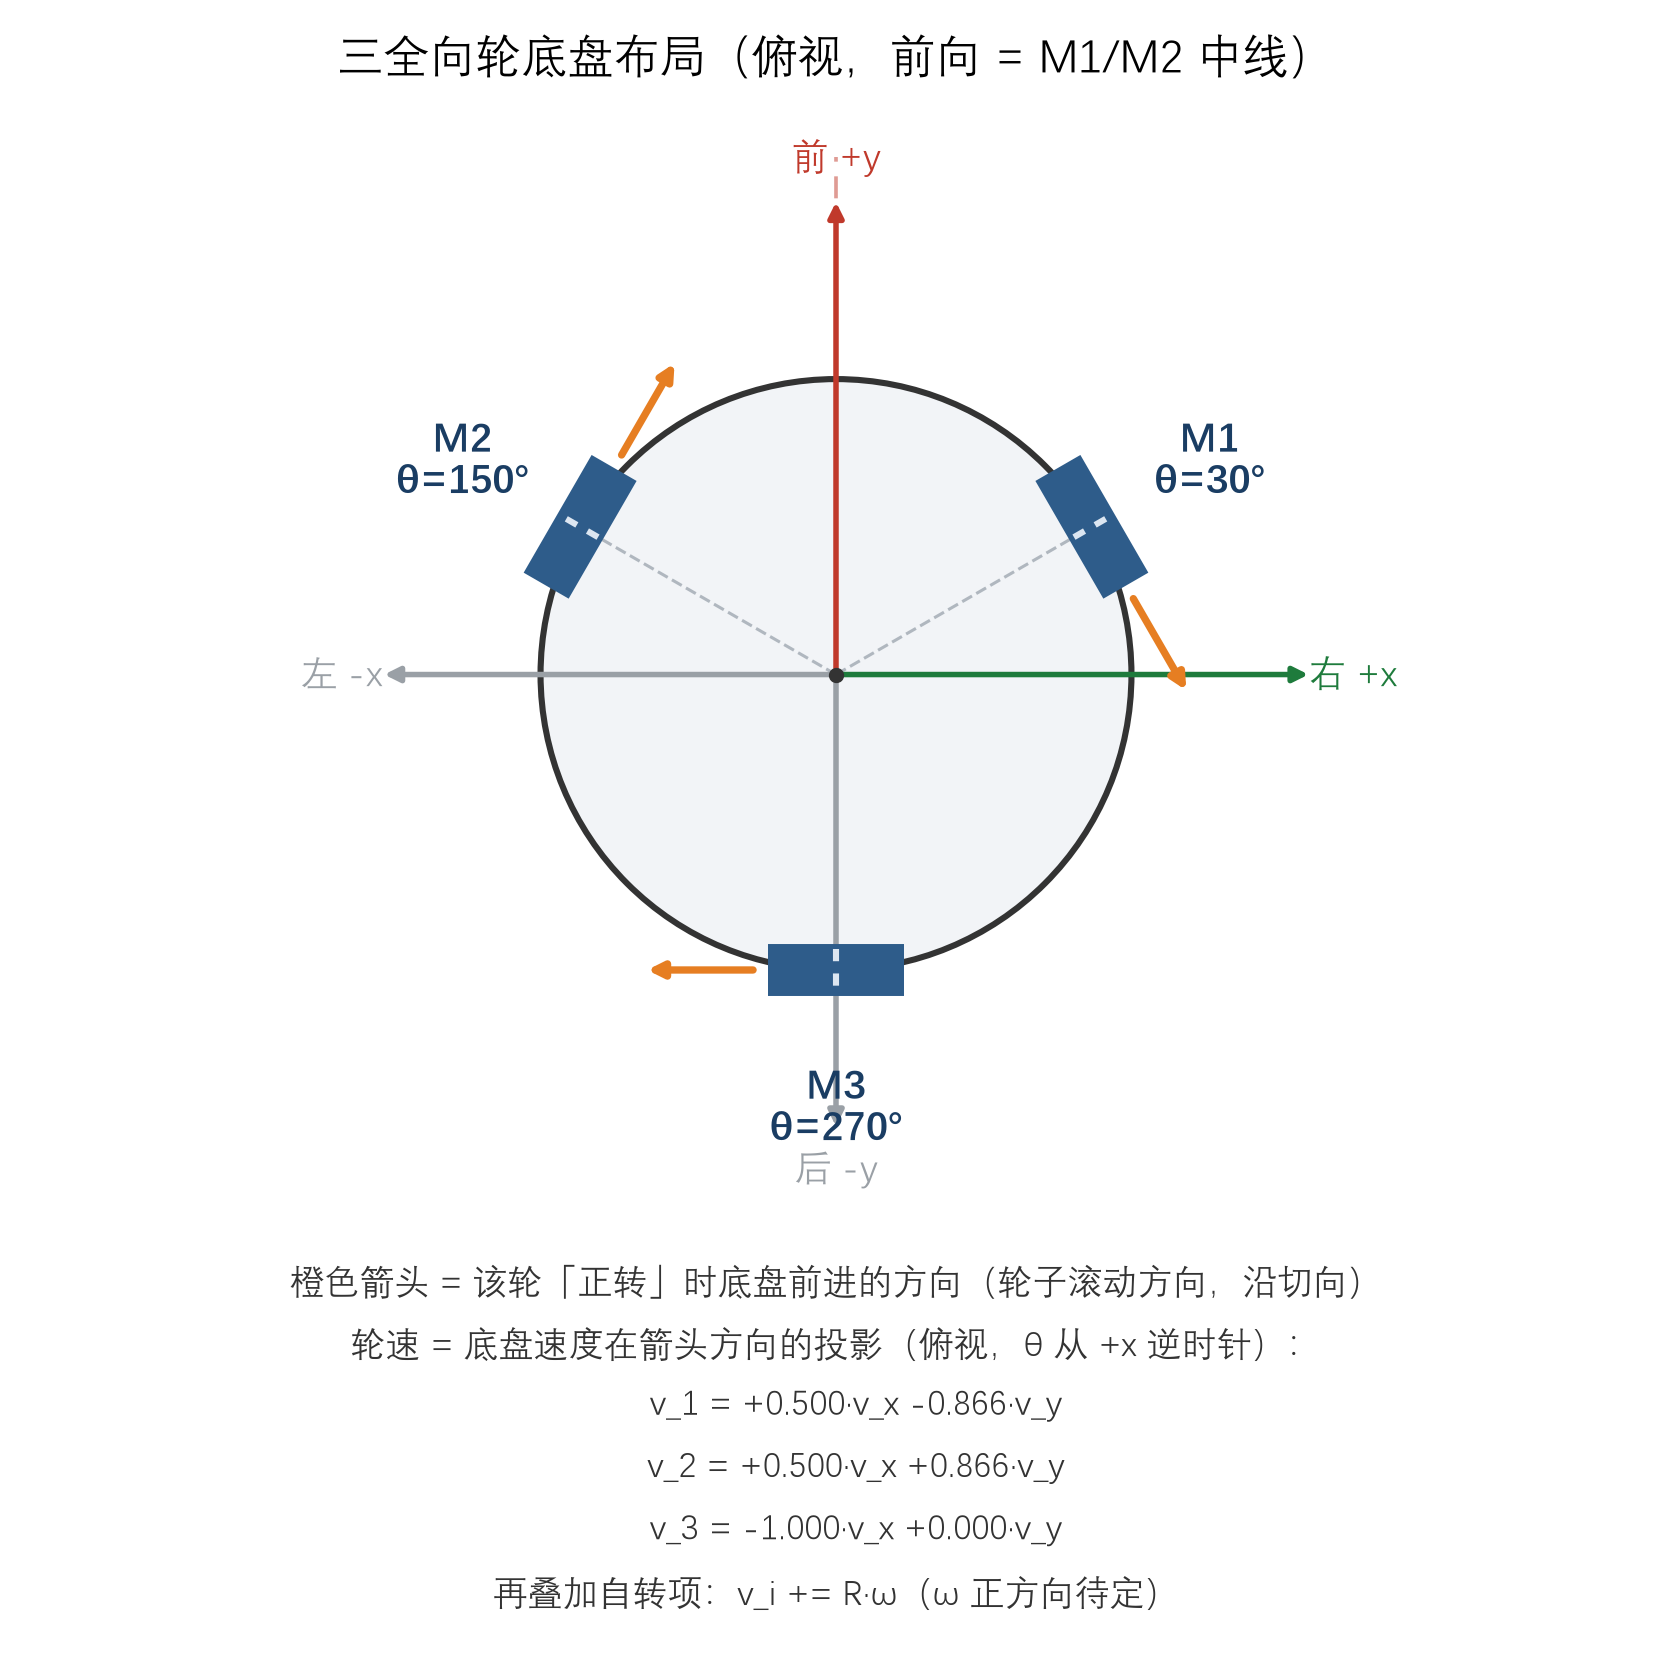

Recreate this plot in Python.
#!/usr/bin/env python3
"""三全向轮底盘布局图（只画图，不参与控制）。

改下面的 WHEELS（编号 + 方位角）或 ARROW_SIGN 后重新运行即可：
    python3 omni3_layout.py          # 需要 matplotlib
输出：omni3_layout.png / omni3_layout.svg（与本文件同目录）

约定（图上已标注，实际以你标注为准）：
    +x = 右，+y = 前（俯视，从底盘正上方看下去）
    方位角 θ 从 +x 起逆时针为正
    **前向 = M1 与 M2 的中线**，M3 在正后方
    橙色箭头 = 该轮「正转」时驱动底盘的方向（t = -(-sinθ, cosθ)，ARROW_SIGN=+1 则反向）
"""

import math
import matplotlib

matplotlib.use("Agg")
import matplotlib.pyplot as plt  # noqa: E402
from matplotlib.patches import Circle  # noqa: E402

plt.rcParams["font.sans-serif"] = ["DengXian", "SimHei", "Noto Sans CJK SC", "DejaVu Sans"]
plt.rcParams["axes.unicode_minus"] = False

# ---------------- 可改参数 ----------------
# 前向 = M1/M2 的中线 ⇒ M1、M2 关于 +y 对称（±60°），M3 在正后方
WHEELS = [("M1", 30.0), ("M2", 150.0), ("M3", 270.0)]  # (编号, 方位角°)
R = 1.0          # 轮心到车体中心的距离（画图比例，真实值 cm 自己换算）
WHEEL_LEN = 0.46 # 轮子画出来的长度（垂直于滚动方向）
ARROW_SIGN = -1  # 橙色箭头方向：+1 → t = (-sinθ, cosθ)；-1 → 反向（本次取 -1）
OUT = "omni3_layout"


def vec(deg):
    th = math.radians(deg)
    return math.cos(th), math.sin(th)


def tangent(deg):
    th = math.radians(deg)
    return -math.sin(th) * ARROW_SIGN, math.cos(th) * ARROW_SIGN


fig, ax = plt.subplots(figsize=(7.6, 7.6))

# ---- 车体 ----
ax.add_patch(Circle((0, 0), R, fill=True, facecolor="#f2f4f7", edgecolor="#333333", lw=2.0, zorder=1))
ax.plot(0, 0, "o", ms=4, color="#333333", zorder=4)

# ---- 坐标轴 ----
for (ex, ey), txt, col in [
    ((0, 1.62), "前 +y", "#c0392b"),
    ((1.62, 0), "右 +x", "#1e7b3c"),
    ((0, -1.55), "后 -y", "#9aa0a6"),
    ((-1.55, 0), "左 -x", "#9aa0a6"),
]:
    ax.annotate("", xy=(ex, ey), xytext=(0, 0), arrowprops=dict(arrowstyle="-|>", lw=1.8, color=col))
    ax.text(ex * 1.08, ey * 1.08, txt, color=col, ha="center", va="center", fontsize=12)

# ---- 前向中线（M1/M2 的角平分线）----
ax.plot([0, 0], [0, 1.75], ls=(0, (6, 4)), lw=1.2, color="#c0392b", alpha=0.5, zorder=2)

# ---- 三个轮子 ----
for name, deg in WHEELS:
    rx, ry = vec(deg)
    tx, ty = tangent(deg)
    cx, cy = R * rx, R * ry

    # 径向虚线（轮心位置）
    ax.plot([0, cx], [0, cy], ls="--", lw=1.0, color="#b0b7bf", zorder=2)

    # 轮子本体：长轴沿切向（= 滚动方向）；从正上方看全向轮就是一条切向线
    hx, hy = tx * WHEEL_LEN / 2, ty * WHEEL_LEN / 2
    ax.plot([cx - hx, cx + hx], [cy - hy, cy + hy], lw=17, color="#2e5c8a",
            solid_capstyle="butt", zorder=3)

    # 辋子轴：沿径向的细虚线（跟轮子垂直）
    ax.plot([cx - rx * 0.07, cx + rx * 0.07], [cy - ry * 0.07, cy + ry * 0.07],
            lw=2, ls=(0, (2, 2)), color="#dce6f1", zorder=4)

    # 正转驱动方向箭头（沿切向延伸，与轮子同一条线）
    ax.annotate("", xy=(cx + tx * 0.66, cy + ty * 0.66), xytext=(cx + tx * 0.26, cy + ty * 0.26),
                arrowprops=dict(arrowstyle="-|>", lw=2.4, color="#e67e22"), zorder=5)

    # 编号与角度
    ax.text(cx + rx * 0.46, cy + ry * 0.46, f"{name}\nθ={deg:.0f}°",
            ha="center", va="center", fontsize=13, fontweight="bold", color="#1a3d63", zorder=6)

# ---- 图例与说明 ----
ax.set_title("三全向轮底盘布局（俯视，前向 = M1/M2 中线）", fontsize=15, pad=14)

lines = ["橙色箭头 = 该轮「正转」时底盘前进的方向（轮子滚动方向，沿切向）",
         "轮速 = 底盘速度在箭头方向的投影（俯视，θ 从 +x 逆时针）："]
for name, deg in WHEELS:
    a = ARROW_SIGN * -math.sin(math.radians(deg))
    b = ARROW_SIGN * math.cos(math.radians(deg))
    lines.append(f"    v_{name[1:]} = {a:+.3f}·v_x {b:+.3f}·v_y")
lines.append("再叠加自转项：v_i += R·ω（ω 正方向待定）")

ax.text(0, -1.95, "\n".join(lines), ha="center", va="top", fontsize=11.5,
        color="#333333", linespacing=1.7)

ax.set_xlim(-1.9, 1.9)
ax.set_ylim(-2.75, 1.9)
ax.set_aspect("equal")
ax.axis("off")
fig.tight_layout()

for ext in ("png", "svg"):
    fig.savefig(f"{OUT}.{ext}", dpi=220, facecolor="white")
print(f"saved {OUT}.png / {OUT}.svg")
